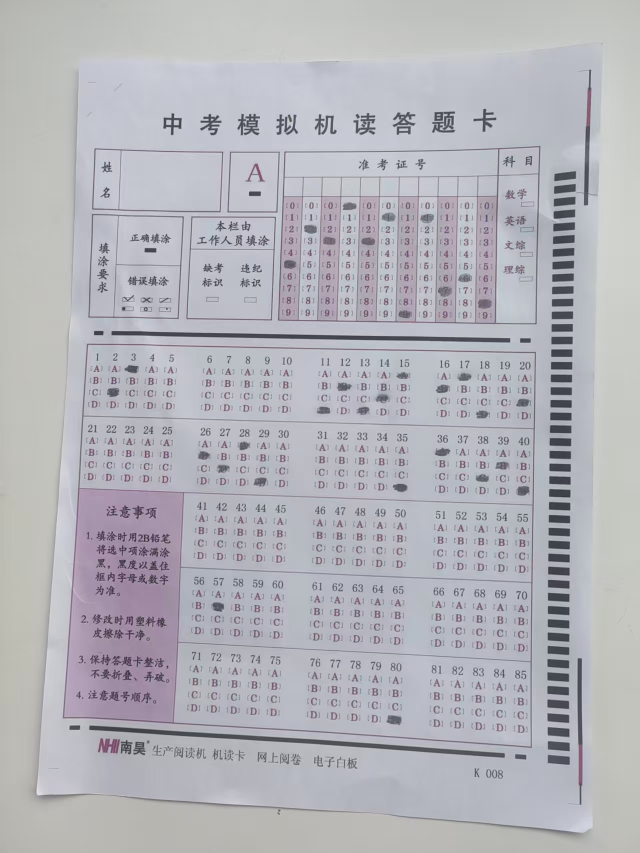
#> input picture images/test5.jpg, 1279 x 1706 px (shown at 1/2 size)
$ python recognize_answer.py
#> lines starting #> are read from the running program, lines starting #| are printed output that depends on the picture; after the words box and inside, x2 and y2 are one past the last pixel; in counts of white or black regions, pixels touching at a corner belong together
#> in process_answer_sheet, img is the input picture: shape (1706, 1279, 3); mean B, G, R 185.9, 179.6, 179.7
### find_region.py
'''
Step1: 提取答题区域和学号填涂区域，并透视变换转正视图
Author: 李明珠
Time: 2025-12-18
'''
import cv2
import numpy as np
import matplotlib.pyplot as plt

def order_points(pts):
    """func:排序角点"""
    rect = np.zeros((4, 2), dtype="float32")
    sum = pts.sum(axis=1)
    rect[0] = pts[np.argmin(sum)]  # 左上：x+y最小
    rect[2] = pts[np.argmax(sum)]  # 右下：x+y最大
    diff = np.diff(pts, axis=1)
    rect[1] = pts[np.argmin(diff)]  # 右上：x-y最小
    rect[3] = pts[np.argmax(diff)]  # 左下：x-y最大

    return rect

def perspective_transform(img, corners, show=False):
    """func:对指定区域进行透视变换，转为正视图"""
    pts = corners.reshape(4, 2)
    rect = order_points(pts)
    (tl, tr, br, bl) = rect

    # 计算新图像宽高
    widthA = np.sqrt(((br[0] - bl[0]) ** 2) + ((br[1] - bl[1]) ** 2))
    widthB = np.sqrt(((tr[0] - tl[0]) ** 2) + ((tr[1] - tl[1]) ** 2))
    maxWidth = max(int(widthA), int(widthB))

    heightA = np.sqrt(((tr[0] - br[0]) ** 2) + ((tr[1] - br[1]) ** 2))
    heightB = np.sqrt(((tl[0] - bl[0]) ** 2) + ((tl[1] - bl[1]) ** 2))
    maxHeight = max(int(heightA), int(heightB))

    # 目标矩形的四个角点（正视图）
    dst = np.array([
        [0, 0],                    # 左上
        [maxWidth - 1, 0],         # 右上
        [maxWidth - 1, maxHeight - 1],  # 右下
        [0, maxHeight - 1]         # 左下
    ], dtype="float32")

    # 计算透视变换矩阵
    M = cv2.getPerspectiveTransform(rect, dst)

    warped = cv2.warpPerspective(img, M, (maxWidth, maxHeight))

    if show:
        plt.imshow(warped, cmap='gray')
        plt.title('perspective transform')
        plt.show()

    return warped, M

def find_answer_sheet_corners(img_gray, show=False):
    """func:找到答题区域和学号填涂区域的角点"""
#> called with show = False
    _, binary = cv2.threshold(img_gray, 0, 255, cv2.THRESH_BINARY_INV + cv2.THRESH_OTSU)
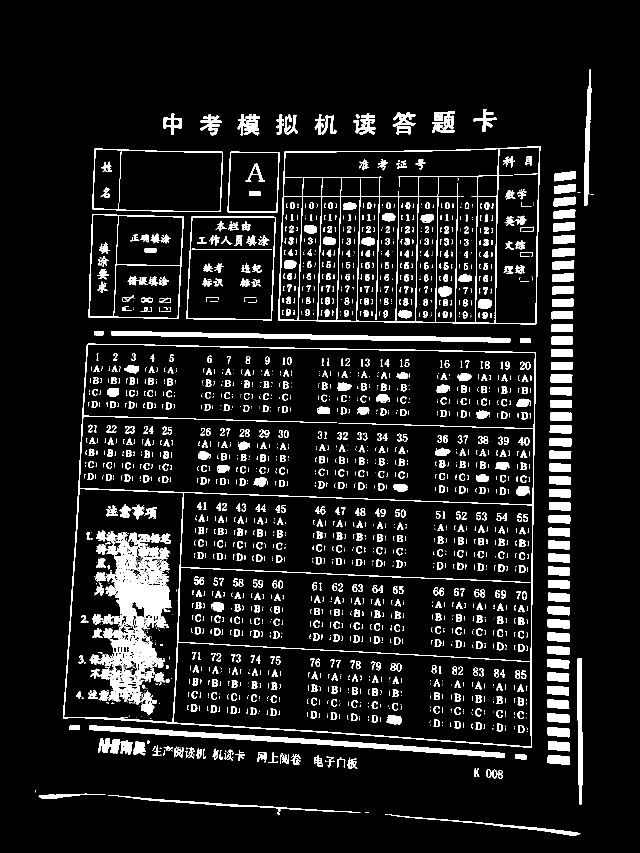
#> binary: shape (1706, 1279) (shown at 1/2 size); 9.5% white; 2219 white regions (1343 under 20 px), largest, box (x1, y1, x2, y2) and area: (179, 1061, 341, 1431) 25600, (126, 687, 1072, 1496) 13737, (556, 292, 1081, 649) 9950
    kernel = np.ones((5, 5), np.uint8)
    closed = cv2.morphologyEx(binary, cv2.MORPH_CLOSE, kernel)
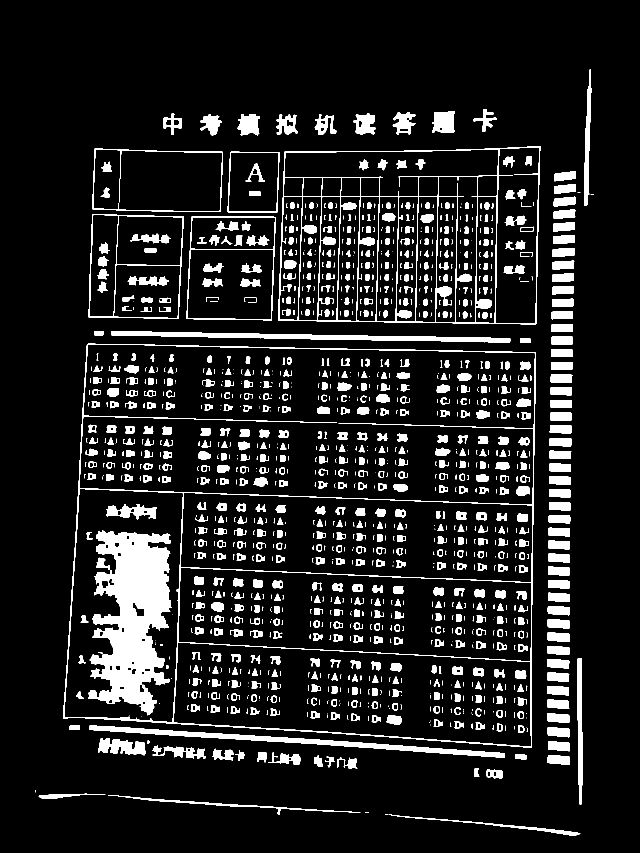
#> closed: shape (1706, 1279) (shown at 1/2 size); 11.1% white; 1398 white regions (669 under 20 px)

    contours, _ = cv2.findContours(closed, cv2.RETR_EXTERNAL, cv2.CHAIN_APPROX_SIMPLE)
#> contours = 89 contours, 6 with area under 20; largest, box (x1, y1, x2, y2) and area: (126, 687, 1072, 1496) 702249, (556, 292, 1081, 649) 176518, (177, 428, 368, 638) 37080, (373, 433, 552, 641) 34750, (184, 297, 446, 424) 30874

    # 最大的轮廓是答题卡区域
    largest_contour = max(contours, key=cv2.contourArea)
#> largest_contour = contour of 283 points, box (x1, y1, x2, y2) (126, 687, 1072, 1496), area 702249
    # 次大的轮廓是学号填涂区
    second_largest_contour = sorted(contours, key=cv2.contourArea, reverse=True)[1]
#> second_largest_contour = contour of 85 points, box (x1, y1, x2, y2) (556, 292, 1081, 649), area 176518

    # 使用最小外接矩形获取角点
    rect_ans = cv2.minAreaRect(largest_contour)
#> rect_ans = ((602.4, 1089.6), (791.1, 938.3), -88.77)
    ans_box = cv2.boxPoints(rect_ans).astype("float32")
#> ans_box = [[1063, 1495.1], [124.9, 1474.9], [141.9, 684], [1080, 704.2]]

    rect_id = cv2.minAreaRect(second_largest_contour)
#> rect_id = ((818, 466.4), (356.9, 518.9), -89.11)
    id_box = cv2.boxPoints(rect_id).astype("float32")
#> id_box = [[1074.6, 648.9], [555.8, 640.8], [561.3, 283.9], [1080.1, 292]]

    if show: # debug用
        img_contour = cv2.cvtColor(img_gray, cv2.COLOR_GRAY2BGR)  # 转换为BGR

        # 最大轮廓（红色加粗）
        cv2.drawContours(img_contour, [largest_contour], -1, (0, 0, 255), 3)
        # 次大轮廓（蓝色加粗）
        cv2.drawContours(img_contour, [second_largest_contour], -1, (255, 0, 0), 3)
        # 其他轮廓（浅绿色）
        for i, contour in enumerate(contours):
            if contour is not largest_contour:
                cv2.drawContours(img_contour, [contour], -1, (0, 255, 0), 1)

        # 绘制最小外接矩形（黄色、青色）
        ans_box_int = ans_box.astype(np.int32)
        cv2.polylines(img_contour, [ans_box_int], True, (0, 255, 255), 2)

        id_box_int = id_box.astype(np.int32)
        cv2.polylines(img_contour, [id_box_int], True, (255, 255, 0), 2)

        # 显示轮廓
        plt.figure(figsize=(12, 8))
        plt.imshow(cv2.cvtColor(img_contour, cv2.COLOR_BGR2RGB))
        plt.title('Contours Detection (Yellow: Answer Sheet, Cyan: ID Region)')
        plt.axis('off')
        plt.show()

    return ans_box, id_box

def process_answer_sheet(image_path, show=False):
    """func:功能集合实现"""
    img = cv2.imread(image_path)
    gray = cv2.cvtColor(img, cv2.COLOR_BGR2GRAY)

    ans_box, id_box = find_answer_sheet_corners(gray, show=show)

    sheet_warped, _ = perspective_transform(img, ans_box, show=show)
#> in perspective_transform, `pts = corners.reshape(4, 2)`: pts has the same summary as ans_box in find_answer_sheet_corners
#> in order_points, `sum = pts.sum(axis=1)`: sum = [2558.1, 1599.8, 825.9, 1784.2]
#> in order_points, `diff = np.diff(pts, axis=1)`: diff = [432.1, 1350, 542.1, -375.8]
#> in perspective_transform, `rect = order_points(pts)`: rect = [[141.9, 684], [1080, 704.2], [1063, 1495.1], [124.9, 1474.9]]
#> in perspective_transform, `(tl, tr, br, bl) = rect`: tl = [141.9, 684]; tr = [1080, 704.2]; br = [1063, 1495.1]; bl = [124.9, 1474.9]
#> in perspective_transform, `widthA = np.sqrt(((br[0] - bl[0]) ** 2) + ((br[1] - bl[1]) ** 2))`: widthA = 938.3
#> in perspective_transform, `maxWidth = max(int(widthA), int(widthB))`: maxWidth = 938
#> in perspective_transform, `heightA = np.sqrt(((tr[0] - br[0]) ** 2) + ((tr[1] - br[1]) ** 2))`: heightA = 791.1
#> in perspective_transform, `maxHeight = max(int(heightA), int(heightB))`: maxHeight = 791
#> in perspective_transform, `dst = np.array([ [0, 0],                    # 左上 [maxWidth - 1, 0],   ..`: dst = [[0, 0], [937, 0], [937, 790], [0, 790]]
#> in perspective_transform, `M = cv2.getPerspectiveTransform(rect, dst)`: M = [[0.998, 0.0215, -156.4], [-0.0215, 0.998, -679.9], [-3.09e-12, 7.19e-11, 1]]
#> in perspective_transform, `warped = cv2.warpPerspective(img, M, (maxWidth, maxHeight))`:
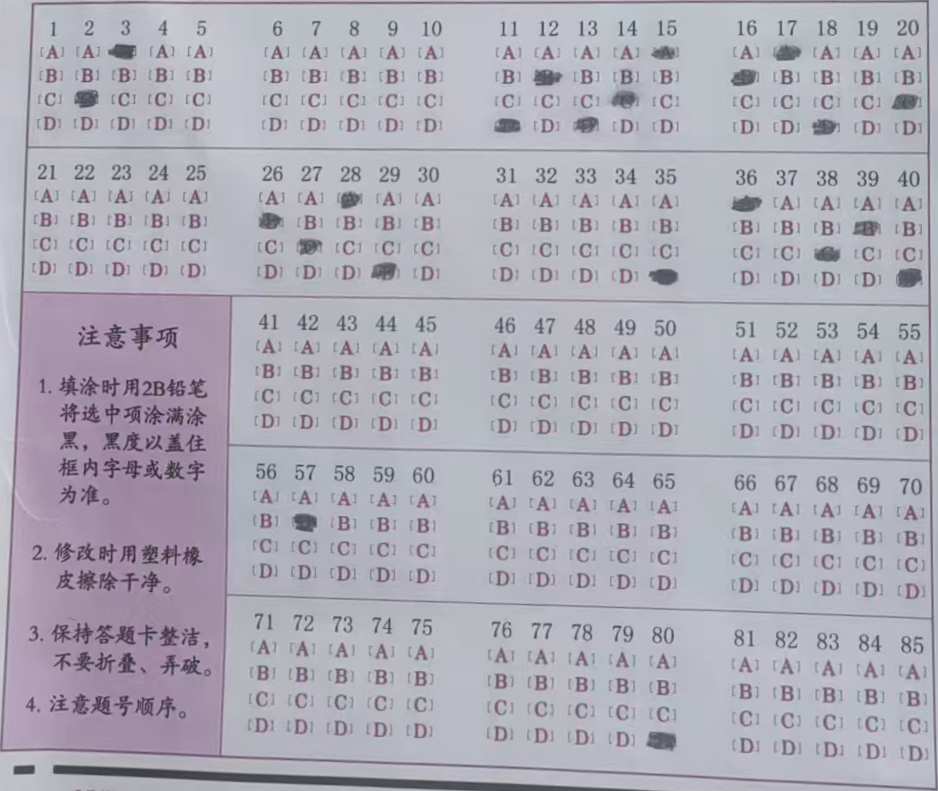
#> warped: shape (791, 938, 3); mean B, G, R 182.4, 171.2, 173.2
    id_region_warped, _ = perspective_transform(img, id_box, show=show)
#> (the rest of the program and of its run is left out)
